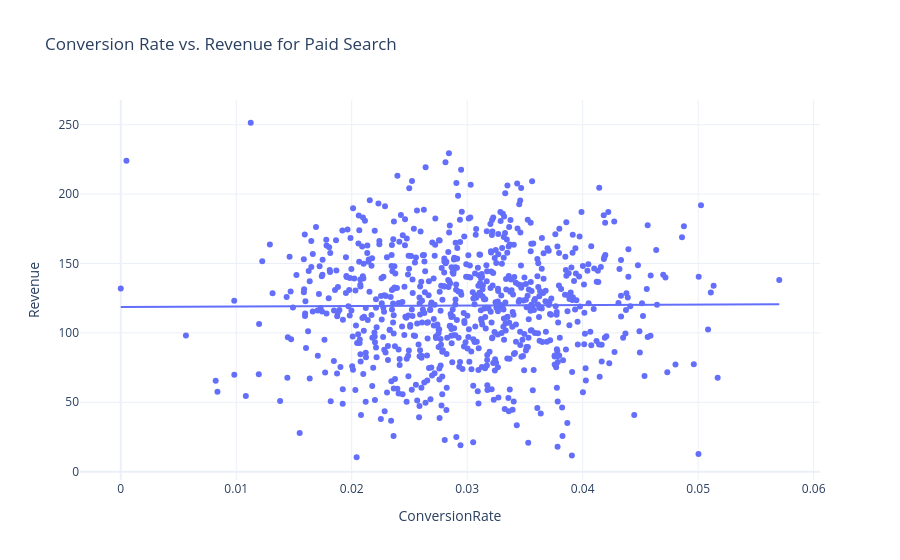
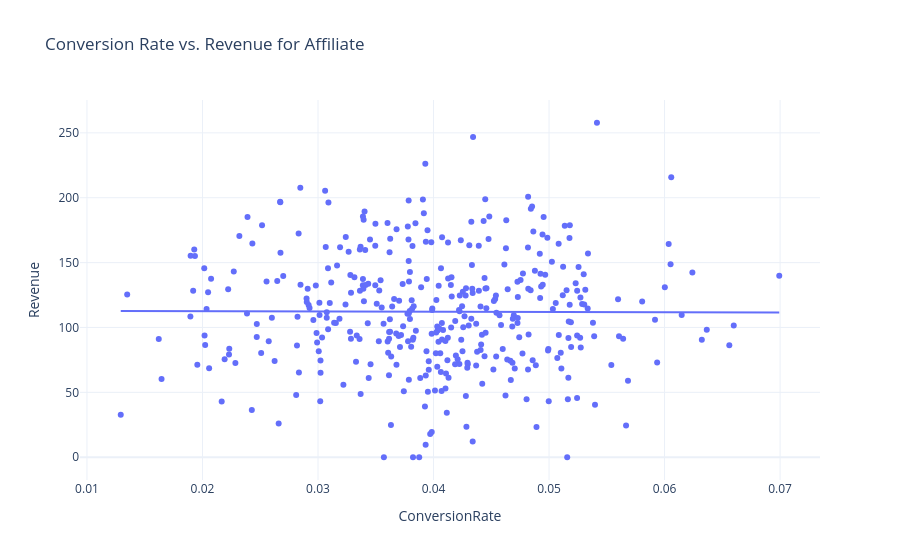
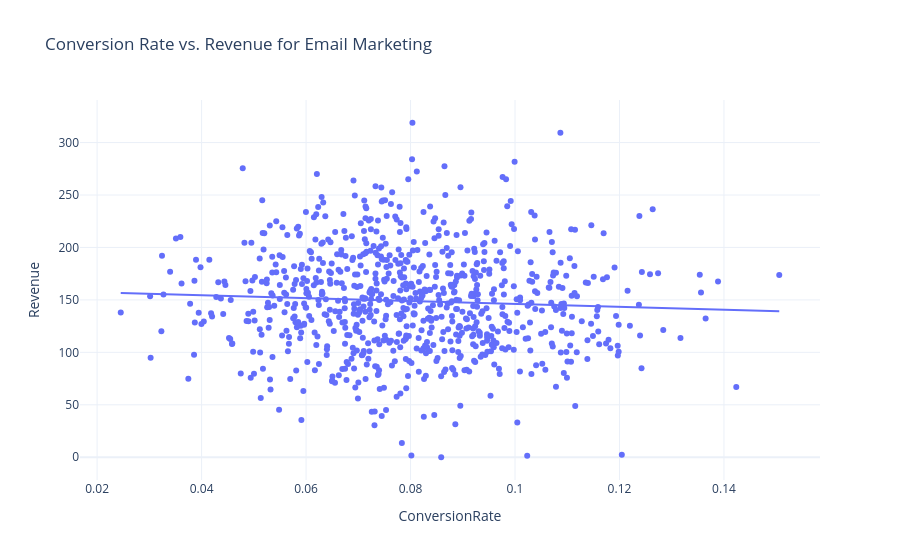
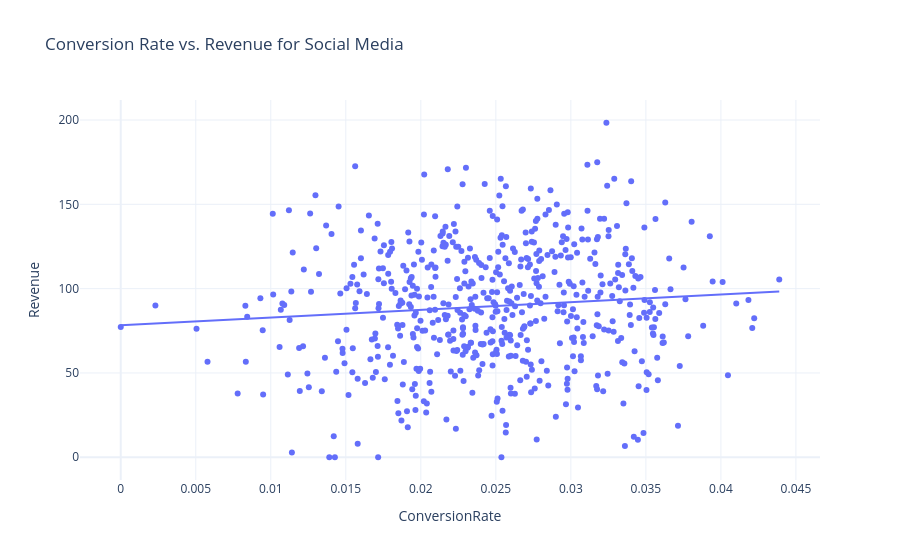

The code cell stored with these charts, in order, in its notebook:
### Markdown cell above
**However!**

Looking at the overall correlation can mask important differences between channels. It's very possible that the relationship between `conversion rate` and `revenue` varies significantly from one channel to another.

To analyze this, we can calculate the correlation coefficient for each acquisition channel separately.

### Code cell
# Calculate correlation between Conversion Rate and Revenue for each Acquisition Channel
channel_correlations = data.groupby('AcquisitionChannel')[['ConversionRate', 'Revenue']].corr().unstack().iloc[:, 1]
print("\nCorrelation between Conversion Rate and Revenue by Acquisition Channel:")
print(channel_correlations)

# Visualize the relationship for each channel
import plotly.express as px
for channel in data['AcquisitionChannel'].unique():
    channel_data = data[data['AcquisitionChannel'] == channel]
    fig = px.scatter(channel_data, x='ConversionRate', y='Revenue',
                     title=f'Conversion Rate vs. Revenue for {channel}',
                     trendline='ols')
    fig.show()

### Figure 1 — Plotly figure (JSON) as saved in the notebook; plotly's stock layout.template omitted (floating-point values rounded to 4 significant figures; data arrays with more than 128 entries replaced by an {"elided": "..."} marker saying what was removed)
{"data": [{"hovertemplate": "ConversionRate=%{x}<br>Revenue=%{y}<extra></extra>", "legendgroup": "", "marker": {"color": "#636efa", "symbol": "circle"}, "mode": "markers", "name": "", "orientation": "v", "showlegend": false, "type": "scatter", "x": {"elided": "783 float values"}, "xaxis": "x", "y": {"elided": "783 float values"}, "yaxis": "y"}, {"hovertemplate": "<b>OLS trendline</b><br>Revenue = 34.9445 * ConversionRate + 118.659<br>R<sup>2</sup>=0.000051<br><br>ConversionRate=%{x}<br>Revenue=%{y} <b>(trend)</b><extra></extra>", "legendgroup": "", "marker": {"color": "#636efa", "symbol": "circle"}, "mode": "lines", "name": "", "showlegend": false, "type": "scatter", "x": {"elided": "783 float values"}, "xaxis": "x", "y": {"elided": "783 float values"}, "yaxis": "y"}], "layout": {"legend": {"tracegroupgap": 0}, "title": {"text": "Conversion Rate vs. Revenue for Paid Search"}, "xaxis": {"anchor": "y", "domain": [0, 1], "title": {"text": "ConversionRate"}}, "yaxis": {"anchor": "x", "domain": [0, 1], "title": {"text": "Revenue"}}}}

### Figure 2 — Plotly figure (JSON) as saved in the notebook; plotly's stock layout.template omitted (floating-point values rounded to 4 significant figures; data arrays with more than 128 entries replaced by an {"elided": "..."} marker saying what was removed)
{"data": [{"hovertemplate": "ConversionRate=%{x}<br>Revenue=%{y}<extra></extra>", "legendgroup": "", "marker": {"color": "#636efa", "symbol": "circle"}, "mode": "markers", "name": "", "orientation": "v", "showlegend": false, "type": "scatter", "x": {"elided": "386 float values"}, "xaxis": "x", "y": {"elided": "386 float values"}, "yaxis": "y"}, {"hovertemplate": "<b>OLS trendline</b><br>Revenue = -18.6117 * ConversionRate + 112.942<br>R<sup>2</sup>=0.000018<br><br>ConversionRate=%{x}<br>Revenue=%{y} <b>(trend)</b><extra></extra>", "legendgroup": "", "marker": {"color": "#636efa", "symbol": "circle"}, "mode": "lines", "name": "", "showlegend": false, "type": "scatter", "x": {"elided": "386 float values"}, "xaxis": "x", "y": {"elided": "386 float values"}, "yaxis": "y"}], "layout": {"legend": {"tracegroupgap": 0}, "title": {"text": "Conversion Rate vs. Revenue for Affiliate"}, "xaxis": {"anchor": "y", "domain": [0, 1], "title": {"text": "ConversionRate"}}, "yaxis": {"anchor": "x", "domain": [0, 1], "title": {"text": "Revenue"}}}}

### Figure 3 — Plotly figure (JSON) as saved in the notebook; plotly's stock layout.template omitted (floating-point values rounded to 4 significant figures; data arrays with more than 128 entries replaced by an {"elided": "..."} marker saying what was removed)
{"data": [{"hovertemplate": "ConversionRate=%{x}<br>Revenue=%{y}<extra></extra>", "legendgroup": "", "marker": {"color": "#636efa", "symbol": "circle"}, "mode": "markers", "name": "", "orientation": "v", "showlegend": false, "type": "scatter", "x": {"elided": "810 float values"}, "xaxis": "x", "y": {"elided": "810 float values"}, "yaxis": "y"}, {"hovertemplate": "<b>OLS trendline</b><br>Revenue = -138.458 * ConversionRate + 160.086<br>R<sup>2</sup>=0.003246<br><br>ConversionRate=%{x}<br>Revenue=%{y} <b>(trend)</b><extra></extra>", "legendgroup": "", "marker": {"color": "#636efa", "symbol": "circle"}, "mode": "lines", "name": "", "showlegend": false, "type": "scatter", "x": {"elided": "810 float values"}, "xaxis": "x", "y": {"elided": "810 float values"}, "yaxis": "y"}], "layout": {"legend": {"tracegroupgap": 0}, "title": {"text": "Conversion Rate vs. Revenue for Email Marketing"}, "xaxis": {"anchor": "y", "domain": [0, 1], "title": {"text": "ConversionRate"}}, "yaxis": {"anchor": "x", "domain": [0, 1], "title": {"text": "Revenue"}}}}

### Figure 4 — Plotly figure (JSON) as saved in the notebook; plotly's stock layout.template omitted (floating-point values rounded to 4 significant figures; data arrays with more than 128 entries replaced by an {"elided": "..."} marker saying what was removed)
{"data": [{"hovertemplate": "ConversionRate=%{x}<br>Revenue=%{y}<extra></extra>", "legendgroup": "", "marker": {"color": "#636efa", "symbol": "circle"}, "mode": "markers", "name": "", "orientation": "v", "showlegend": false, "type": "scatter", "x": {"elided": "577 float values"}, "xaxis": "x", "y": {"elided": "577 float values"}, "yaxis": "y"}, {"hovertemplate": "<b>OLS trendline</b><br>Revenue = 453.352 * ConversionRate + 78.3298<br>R<sup>2</sup>=0.008165<br><br>ConversionRate=%{x}<br>Revenue=%{y} <b>(trend)</b><extra></extra>", "legendgroup": "", "marker": {"color": "#636efa", "symbol": "circle"}, "mode": "lines", "name": "", "showlegend": false, "type": "scatter", "x": {"elided": "577 float values"}, "xaxis": "x", "y": {"elided": "577 float values"}, "yaxis": "y"}], "layout": {"legend": {"tracegroupgap": 0}, "title": {"text": "Conversion Rate vs. Revenue for Social Media"}, "xaxis": {"anchor": "y", "domain": [0, 1], "title": {"text": "ConversionRate"}}, "yaxis": {"anchor": "x", "domain": [0, 1], "title": {"text": "Revenue"}}}}
